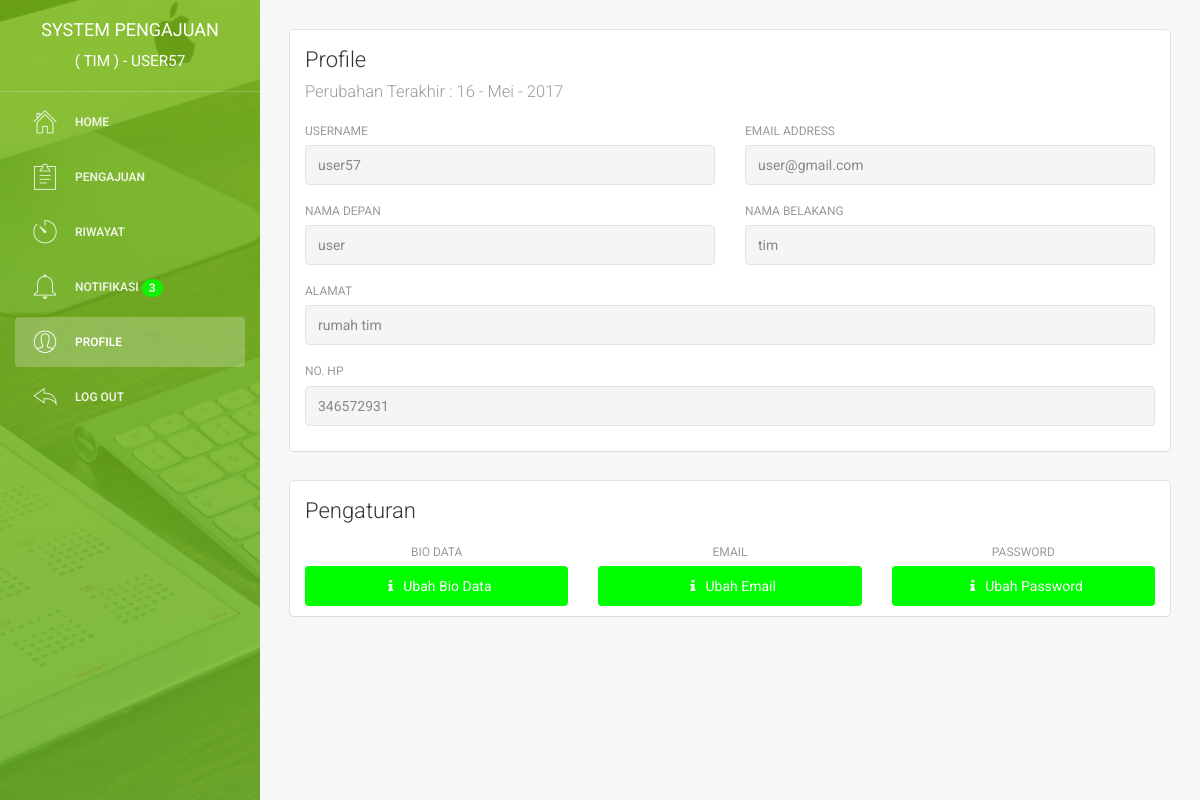
/profil.php (signed in), run on the app's committed database.
### tables this page shows
CREATE TABLE `user` (
  `id_user` int(11) NOT NULL,
  `username` varchar(225) NOT NULL,
  `email` varchar(225) NOT NULL,
  `password` varchar(225) NOT NULL,
  `nama_depan` varchar(225) NOT NULL,
  `nama_belakang` varchar(225) NOT NULL,
  `jk` enum('laki-laki','perempuan') NOT NULL,
  `no_hp` varchar(50) NOT NULL,
  `alamat` text NOT NULL,
  `role` enum('manajemen','tim') NOT NULL,
  `pembuatan_akun` date NOT NULL,
  `update_akun` date NOT NULL
);

### profil.php (the view, shortened to what this page needs)
<?php
    include 'system/koneksi.php';
    $query_login = "SELECT * FROM user WHERE email ='$_SESSION[email]'";
        $result_login = mysqli_query($con, $query_login);
        $data = mysqli_fetch_assoc($result_login);
        $id = $data["id_user"];
        $username = $data["username"];
        $email = $data["email"];
        $namadepan = $data["nama_depan"];
        $namabelakang = $data["nama_belakang"];
        $nohp = $data["no_hp"];
        $alamat = $data["alamat"];
        $update = $data["update_akun"];
    function tanggal_indo($tanggal){
        $bulan = array (1 =>   'Januari',
                'Februari',
                'Maret',
                'April',
                'Mei',
                'Juni',
                'Juli',
                'Agustus',
                'September',
                'Oktober',
                'November',
                'Desember'
        );
        $split = explode('-', $tanggal);
        return $split[2] . ' - ' . $bulan[ (int)$split[1] ] . ' - ' . $split[0];
    }
?>
<!doctype html>
<html lang="en">
<head>
    <link href="assets/css/bootstrap.min.css" rel="stylesheet" />
    <link href="assets/css/animate.min.css" rel="stylesheet"/>
    <link href="assets/css/light-bootstrap-dashboard.css" rel="stylesheet"/>
    <link href="assets/css/demo.css" rel="stylesheet" />
    <link href="http://maxcdn.bootstrapcdn.com/font-awesome/4.2.0/css/font-awesome.min.css" rel="stylesheet">
    <link href="assets/css/pe-icon-7-stroke.css" rel="stylesheet" />
    <link rel="stylesheet" href="assets/dist/sweetalert.css">
</head>
<body>
<div class="wrapper">
    <div class="sidebar" data-color="green" data-image="assets/img/sidebar.jpg">
    	<div class="sidebar-wrapper">
            <div class="logo">
                <a href="index" class="simple-text">
                        System Pengajuan<br><small>( TIM ) - <?php echo $username ?></small>
                </a>
            </div>
            <ul class="nav">
                <li>
                    <a href="index">
                        <i class="pe pe-7s-home"></i>
                        <p>Home</p>
                    </a>
                </li>
                <li>
                    <a href="pengajuan">
                        <i class="pe pe-7s-note2"></i>
                        <p>Pengajuan</p>
                    </a>
                </li>
                <li>
                     <a href="riwayat">
                        <i class="pe pe-7s-timer"></i>
                        <p>Riwayat</p>
                    </a>
                </li>
                <li>
                    <a href="notifikasi">
                        <i class="pe pe-7s-bell"></i>
<?php
    $query_notifikasi = " SELECT a.id_riwayat FROM riwayat
               AS a INNER JOIN pengajuan AS b WHERE a.id_pengajuan = b.id_pengajuan
               AND b.id_user = '$id' AND a.notifikasi= '1' ";
    $result_notifikasi = mysqli_query($con, $query_notifikasi);
      $banyakdata_notifikasi = $result_notifikasi->num_rows;
?>
                        <p>Notifikasi
<?php
    if ($banyakdata_notifikasi > 0){
        if( $banyakdata_notifikasi <= 10 ){
            $hasil = $banyakdata_notifikasi;
            echo "<span class='new badge'>$hasil</span>";
        }else{
            $hasil = "10 +";
            echo "<span class='new badge'>$hasil</span>";
        }
    }else{
    }
?>
                        </p>
                    </a>
                </li>
                <li class="active">
                    <a href="profil">
                        <i class="pe pe-7s-user"></i>
                        <p>Profile</p>
                    </a>
                </li>
                <li>
                    <a href="#" onclick = "logout()">
                        <i class="pe pe-7s-back"></i>
                        <p>Log out</p>
                    </a>
                </li>
            </ul>
    	</div>
    </div>
    <div class="main-panel">
        <div class="content">
            <div class="container-fluid">
                <div class="row">
                    <div class="col-md-12">
                        <div class="card">
                            <div class="header">
                                <h4 class="title">Profile <br> <small>Perubahan Terakhir : <?php echo tanggal_indo($update) ?></small></h4>
                            </div>
                            <div class="content">
                                <div class="row">
                                    <div class="col-md-6">
                                        <div class="form-group">
                                            <label>Username</label>
                                                <input type="text" name="username" id="username" class="form-control" placeholder="username" value="<?php echo $username ?>" disabled>
                                            </div>
                                        </div>
                                        <div class="col-md-6">
                                            <div class="form-group">
                                                <label for="Email">Email address</label>
                                                <input type="email" name="email" id="email" class="form-control" placeholder="email" value="<?php echo $email ?>" disabled>
                                            </div>
                                        </div>
                                    </div>
                                    <div class="row">
                                        <div class="col-md-6">
                                            <div class="form-group">
                                                <label>Nama Depan</label>
                                                <input type="text" name="nama_depan" id="nama_depan" class="form-control" placeholder="Nama Depan" value="<?php echo $namadepan ?>" disabled>
                                            </div>
                                        </div>
                                        <div class="col-md-6">
                                            <div class="form-group">
                                                <label>Nama Belakang</label>
                                                <input type="text" name="nama_belakang" id="nama_belakang" class="form-control" placeholder="Nama Belakang" value="<?php echo $namabelakang ?>" disabled>
                                            </div>
                                        </div>
                                    </div>
                                    <div class="row">
                                        <div class="col-md-12">
                                            <div class="form-group">
                                                <label>Alamat</label>
                                                <input type="text" name="alamat" id="alamat" class="form-control" placeholder="Alamat" value="<?php echo $alamat ?>" disabled>
                                            </div>
                                        </div>
                                    </div>
                                    <div class="row">
                                        <div class="col-md-12">
                                            <div class="form-group">
                                                <label>No. Hp</label>
                                                <input type="number" name="nohp" id="no_hp" class="form-control" placeholder="No Hp" value="<?php echo $nohp ?>" disabled>
                                            </div>
                                        </div>
                                    </div>
                                </div>
                            </div>
                        </div>
                    </div>
                </div>
                <div class="container-fluid">
                    <div class="row">
                        <div class="col-md-12">
                            <div class="card">
                                <div class="header">
                                    <h4 class="title">Pengaturan</h4>
                                </div>
                                <div class="content">
                                    <div class="row">
                                        <div class="col-md-4">
                                            <div class="form-group" align="center">
                                                <label for="Username">Bio Data</label>
                                                <br>
                                                <a href="ubah_bio">
                                                    <button type="button" class="btn btn-primary col-md-12 btn-fill">
                                                        <i class="fa fa-info"></i> Ubah Bio Data
                                                    </button>
                                                </a>
                                            </div>
                                        </div>
                                        <div class="col-md-4">
                                            <div class="form-group"  align="center">
                                                <label for="Email">Email</label><br>
                                                <a href="ubah_email">
                                                    <button type="button" class="btn btn-primary col-md-12 btn-fill">
                                                        <i class="fa fa-info"></i> Ubah Email
                                                    </button>
                                                </a>
                                            </div>
                                        </div>
                                        <div class="col-md-4">
                                            <div class="form-group"  align="center">
                                                <label for="Password">Password</label><br>
                                                <a href="ubah_password">
                                                    <button type="button" class="btn btn-primary col-md-12 btn-fill">
                                                        <i class="fa fa-info"></i> Ubah Password
                                                    </button>
                                                </a>
                                            </div>
                                        </div>
                                    </div>
                                </div>
                            </div>
                        </div>
                    </div>
                </div>
            </div>
        </div>
    </div>
</body>
</html>

### data on the page
user: username "USER57", update_akun "16 - Mei - 2017", username "user57", email "user@gmail.com", nama_depan "user", nama_belakang "tim", alamat "rumah tim", nohp "346572931"

### other printed values
$hasil "3"
